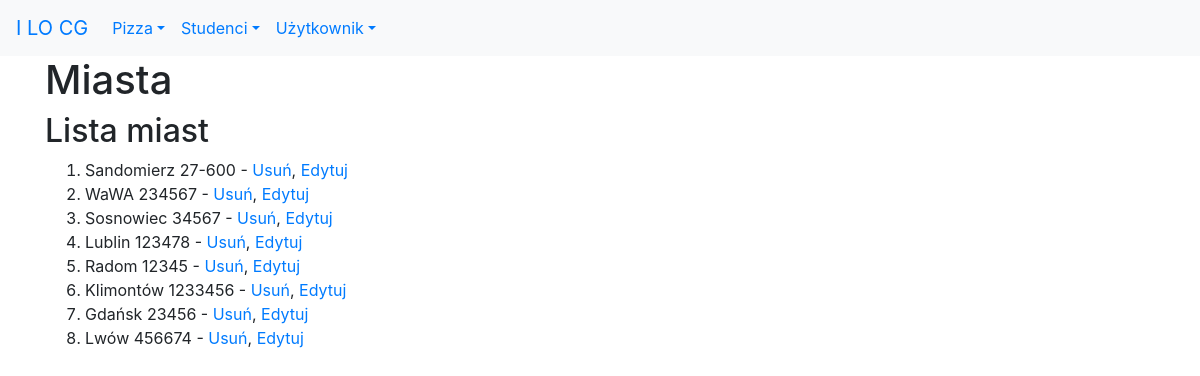
The app's page /miasta/ (signed in) with its own data.
### studenci/models.py (models this page shows, shortened)
class Miasto(models.Model):
    nazwa = models.CharField(verbose_name='miasto', max_length=30)
    kod = models.CharField(max_length=6, help_text="Wpisz kod pocztowy")
    class Meta:
        verbose_name_plural = "miasta"

### studenci/templates/studenci/lista_miast.html
{% extends 'szablon.html' %}
{% block naglowek %}Miasta{% endblock naglowek %}
{% block tresc %}
<h2>Lista miast</h2>
<ol>
    {% for miasto in miasta %}
        <li>{{ miasto.nazwa }}&nbsp;{{ miasto.kod }} - <a href="{% url 'studenci:miasta_usun' miasto.id %}">Usuń</a>, <a href="{% url 'studenci:miasta_edytuj' miasto.id %}">Edytuj</a></li>
    {% endfor %}
</ol>
{% endblock tresc %}

### records on screen
Miasto: nazwa "Sandomierz", kod "27-600"
Miasto: nazwa "WaWA", kod "234567"
Miasto: nazwa "Sosnowiec", kod "34567"
Miasto: nazwa "Lublin", kod "123478"
Miasto: nazwa "Radom", kod "12345"
Miasto: nazwa "Klimontów", kod "1233456"
Miasto: nazwa "Gdańsk", kod "23456"
Miasto: nazwa "Lwów", kod "456674"
